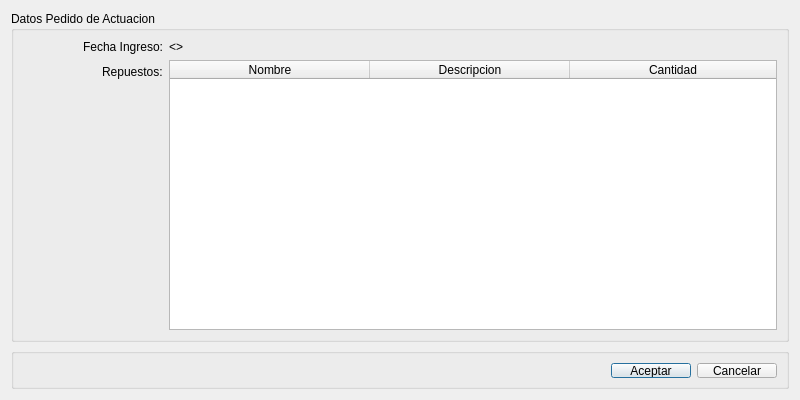
<?xml version="1.0" encoding="UTF-8"?>
<ui version="4.0">
 <class>DialogMostrarPedidoDeActuacion</class>
 <widget class="QDialog" name="DialogMostrarPedidoDeActuacion">
  <property name="geometry">
   <rect>
    <x>0</x>
    <y>0</y>
    <width>800</width>
    <height>400</height>
   </rect>
  </property>
  <property name="minimumSize">
   <size>
    <width>800</width>
    <height>400</height>
   </size>
  </property>
  <property name="windowTitle">
   <string>Pedido de Actuacion Generado</string>
  </property>
  <layout class="QVBoxLayout" name="verticalLayout">
   <item>
    <widget class="QGroupBox" name="groupBox">
     <property name="title">
      <string>Datos Pedido de Actuacion  </string>
     </property>
     <layout class="QHBoxLayout" name="horizontalLayout">
      <item>
       <layout class="QFormLayout" name="formLayout">
        <property name="sizeConstraint">
         <enum>QLayout::SetDefaultConstraint</enum>
        </property>
        <property name="fieldGrowthPolicy">
         <enum>QFormLayout::AllNonFixedFieldsGrow</enum>
        </property>
        <property name="labelAlignment">
         <set>Qt::AlignRight|Qt::AlignTrailing|Qt::AlignVCenter</set>
        </property>
        <property name="leftMargin">
         <number>60</number>
        </property>
        <item row="0" column="0">
         <widget class="QLabel" name="label_2">
          <property name="text">
           <string>Fecha Ingreso:</string>
          </property>
         </widget>
        </item>
        <item row="0" column="1">
         <widget class="QLabel" name="labelFechaPedido">
          <property name="text">
           <string>&lt;&lt;Fecha Pedido&gt;&gt;</string>
          </property>
         </widget>
        </item>
        <item row="1" column="0">
         <widget class="QLabel" name="label">
          <property name="text">
           <string>Repuestos:</string>
          </property>
         </widget>
        </item>
        <item row="1" column="1">
         <widget class="QTableWidget" name="tableWidgetRepuestos">
          <property name="maximumSize">
           <size>
            <width>16777215</width>
            <height>16777215</height>
           </size>
          </property>
          <attribute name="horizontalHeaderCascadingSectionResizes">
           <bool>true</bool>
          </attribute>
          <attribute name="horizontalHeaderDefaultSectionSize">
           <number>200</number>
          </attribute>
          <attribute name="horizontalHeaderStretchLastSection">
           <bool>true</bool>
          </attribute>
          <column>
           <property name="text">
            <string>Nombre</string>
           </property>
          </column>
          <column>
           <property name="text">
            <string>Descripcion</string>
           </property>
          </column>
          <column>
           <property name="text">
            <string>Cantidad</string>
           </property>
          </column>
         </widget>
        </item>
       </layout>
      </item>
     </layout>
    </widget>
   </item>
   <item>
    <widget class="QGroupBox" name="groupBoxButtonBox">
     <property name="minimumSize">
      <size>
       <width>271</width>
       <height>41</height>
      </size>
     </property>
     <property name="maximumSize">
      <size>
       <width>16777215</width>
       <height>41</height>
      </size>
     </property>
     <property name="title">
      <string/>
     </property>
     <layout class="QGridLayout" name="gridLayout_7">
      <property name="leftMargin">
       <number>9</number>
      </property>
      <property name="topMargin">
       <number>9</number>
      </property>
      <property name="rightMargin">
       <number>9</number>
      </property>
      <property name="bottomMargin">
       <number>8</number>
      </property>
      <item row="0" column="1">
       <widget class="QPushButton" name="pushButtonAceptar">
        <property name="text">
         <string>Aceptar</string>
        </property>
       </widget>
      </item>
      <item row="0" column="2">
       <widget class="QPushButton" name="pushButtonCancelar">
        <property name="text">
         <string>Cancelar</string>
        </property>
       </widget>
      </item>
      <item row="0" column="0">
       <spacer name="horizontalSpacer_7">
        <property name="orientation">
         <enum>Qt::Horizontal</enum>
        </property>
        <property name="sizeHint" stdset="0">
         <size>
          <width>40</width>
          <height>20</height>
         </size>
        </property>
       </spacer>
      </item>
     </layout>
    </widget>
   </item>
  </layout>
 </widget>
 <resources/>
 <connections/>
</ui>
